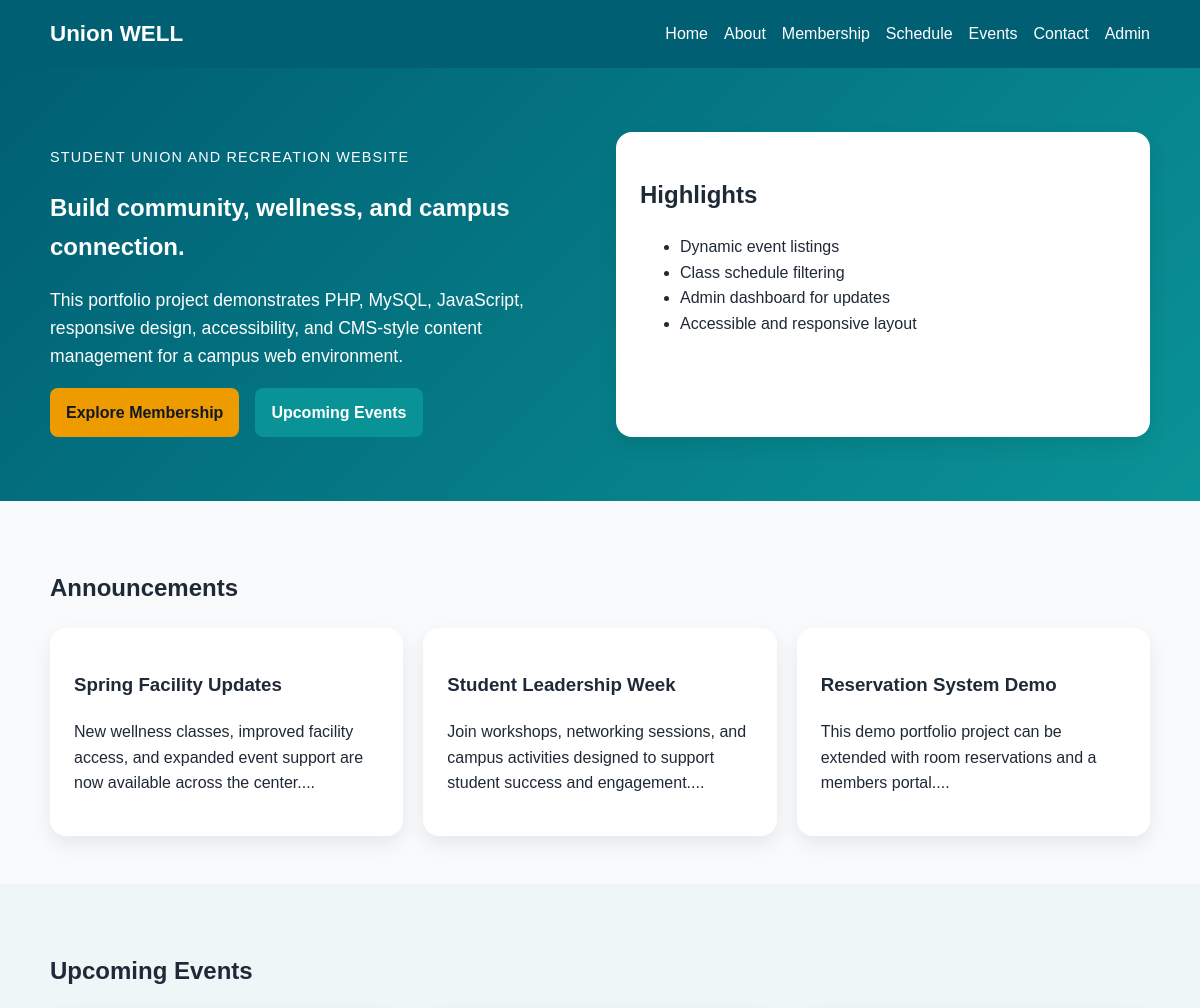
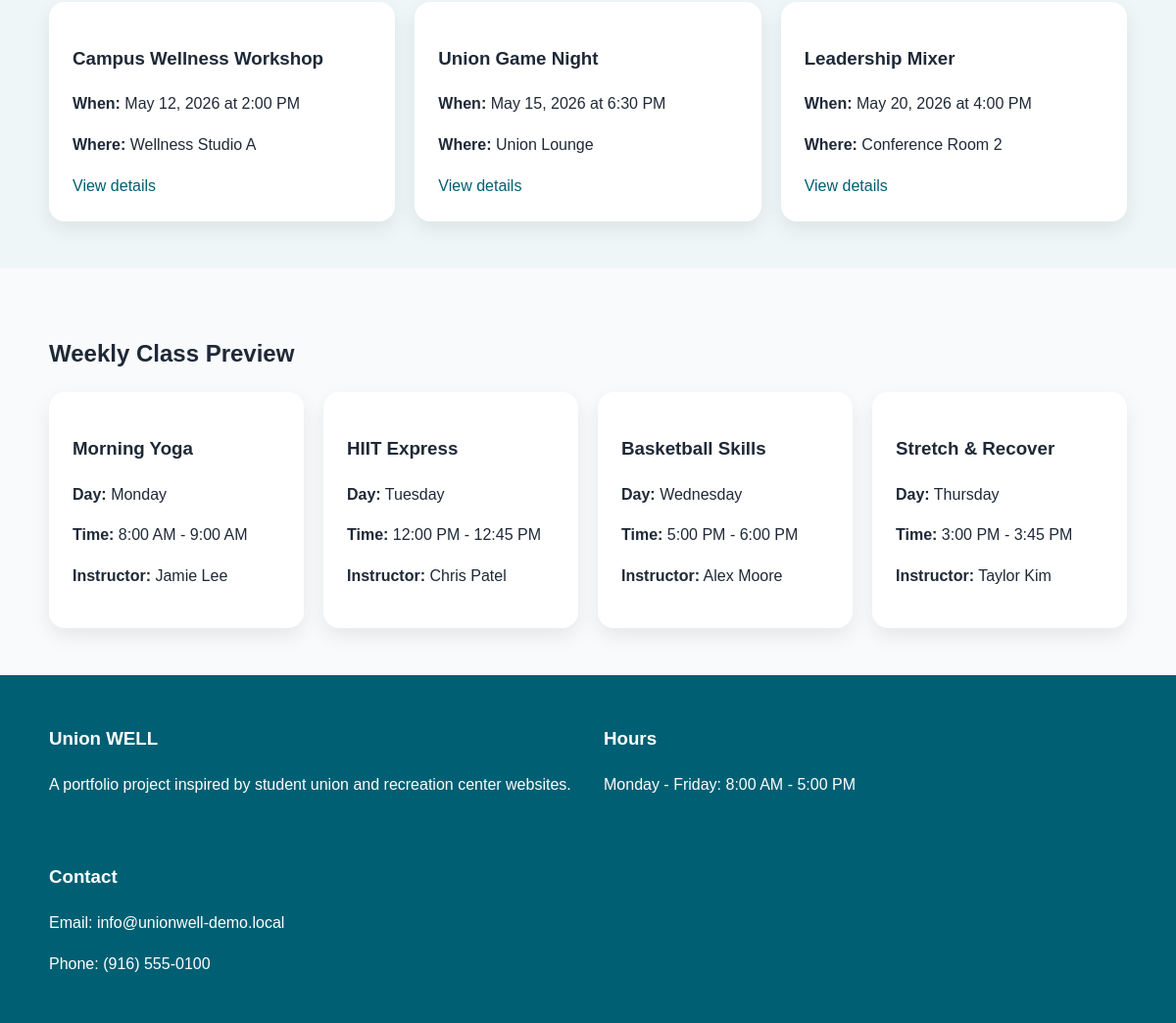
The page / on the database its author committed (2 pictures, top to bottom).
### tables this page shows
CREATE TABLE announcements (
    id INT AUTO_INCREMENT PRIMARY KEY,
    title VARCHAR(150) NOT NULL,
    body TEXT NOT NULL,
    created_at TIMESTAMP DEFAULT CURRENT_TIMESTAMP
);

CREATE TABLE events (
    id INT AUTO_INCREMENT PRIMARY KEY,
    title VARCHAR(150) NOT NULL,
    description TEXT NOT NULL,
    location VARCHAR(150) NOT NULL,
    event_date DATE NOT NULL,
    event_time TIME NOT NULL,
    image_path VARCHAR(255) DEFAULT NULL,
    created_at TIMESTAMP DEFAULT CURRENT_TIMESTAMP
);

CREATE TABLE classes (
    id INT AUTO_INCREMENT PRIMARY KEY,
    class_name VARCHAR(100) NOT NULL,
    instructor VARCHAR(100) NOT NULL,
    class_day VARCHAR(20) NOT NULL,
    start_time TIME NOT NULL,
    end_time TIME NOT NULL,
    location VARCHAR(100) NOT NULL,
    category VARCHAR(50) NOT NULL
);

### includes/functions.php (called while the page is built, shortened)
<?php
function escape(string $value): string {
    return htmlspecialchars($value, ENT_QUOTES, 'UTF-8');
}
function format_event_datetime(?string $date, ?string $time): string {
    $formattedDate = date('F j, Y', strtotime($date));
    if ($time && $time !== '00:00:00') {
        return $formattedDate . ' at ' . date('g:i A', strtotime($time));
    }
    return $formattedDate;
}
?>

### index.php (the view)
<?php
require_once __DIR__ . '/includes/db.php';
require_once __DIR__ . '/includes/functions.php';
$announcements = $pdo->query('SELECT * FROM announcements ORDER BY created_at DESC LIMIT 3')->fetchAll();
$events = $pdo->query('SELECT * FROM events ORDER BY event_date ASC LIMIT 3')->fetchAll();
$classes = $pdo->query('SELECT * FROM classes ORDER BY FIELD(class_day, "Monday", "Tuesday", "Wednesday", "Thursday", "Friday", "Saturday", "Sunday"), start_time ASC LIMIT 4')->fetchAll();
include __DIR__ . '/includes/header.php';
?>
<section class="hero">
    <div class="container hero-grid">
        <div>
            <p class="eyebrow">Student Union and Recreation Website</p>
            <h1>Build community, wellness, and campus connection.</h1>
            <p class="lead">This portfolio project demonstrates PHP, MySQL, JavaScript, responsive design, accessibility, and CMS-style content management for a campus web environment.</p>
            <div class="hero-actions">
                <a class="btn btn-primary" href="/membership.php">Explore Membership</a>
                <a class="btn btn-secondary" href="/events.php">Upcoming Events</a>
            </div>
        </div>
        <div class="hero-card">
            <h2>Highlights</h2>
            <ul>
                <li>Dynamic event listings</li>
                <li>Class schedule filtering</li>
                <li>Admin dashboard for updates</li>
                <li>Accessible and responsive layout</li>
            </ul>
        </div>
    </div>
</section>
<section class="section">
    <div class="container">
        <h2>Announcements</h2>
        <div class="card-grid">
            <?php foreach ($announcements as $announcement): ?>
                <article class="card">
                    <h3><?= escape($announcement['title']) ?></h3>
                    <p><?= nl2br(escape(substr($announcement['body'], 0, 180))) ?>...</p>
                </article>
            <?php endforeach; ?>
        </div>
    </div>
</section>
<section class="section alt-bg">
    <div class="container">
        <h2>Upcoming Events</h2>
        <div class="card-grid">
            <?php foreach ($events as $event): ?>
                <article class="card">
                    <h3><?= escape($event['title']) ?></h3>
                    <p><strong>When:</strong> <?= escape(format_event_datetime($event['event_date'], $event['event_time'])) ?></p>
                    <p><strong>Where:</strong> <?= escape($event['location']) ?></p>
                    <a href="/event-details.php?id=<?= (int) $event['id'] ?>">View details</a>
                </article>
            <?php endforeach; ?>
        </div>
    </div>
</section>
<section class="section">
    <div class="container">
        <h2>Weekly Class Preview</h2>
        <div class="card-grid">
            <?php foreach ($classes as $class): ?>
                <article class="card">
                    <h3><?= escape($class['class_name']) ?></h3>
                    <p><strong>Day:</strong> <?= escape($class['class_day']) ?></p>
                    <p><strong>Time:</strong> <?= date('g:i A', strtotime($class['start_time'])) ?> - <?= date('g:i A', strtotime($class['end_time'])) ?></p>
                    <p><strong>Instructor:</strong> <?= escape($class['instructor']) ?></p>
                </article>
            <?php endforeach; ?>
        </div>
    </div>
</section>
<?php include __DIR__ . '/includes/footer.php'; ?>

### includes/header.php (shortened to what this page needs)
<!DOCTYPE html>
<html lang="en">
<head>
    <link rel="stylesheet" href="/assets/css/style.css">
</head>
<body>
<header class="site-header">
    <div class="container nav-wrapper">
        <a class="logo" href="/index.php">Union WELL</a>
        <nav class="site-nav" aria-label="Main navigation">
            <ul>
                <li><a href="/index.php">Home</a></li>
                <li><a href="/about.php">About</a></li>
                <li><a href="/membership.php">Membership</a></li>
                <li><a href="/schedule.php">Schedule</a></li>
                <li><a href="/events.php">Events</a></li>
                <li><a href="/contact.php">Contact</a></li>
                <li><a href="/admin/login.php">Admin</a></li>
            </ul>
        </nav>
    </div>
</header>
<main>

### includes/footer.php
</main>
<footer class="site-footer">
    <div class="container footer-grid">
        <div>
            <h3>Union WELL</h3>
            <p>A portfolio project inspired by student union and recreation center websites.</p>
        </div>
        <div>
            <h3>Hours</h3>
            <p>Monday - Friday: 8:00 AM - 5:00 PM</p>
        </div>
        <div>
            <h3>Contact</h3>
            <p>Email: info@unionwell-demo.local</p>
            <p>Phone: (916) 555-0100</p>
        </div>
    </div>
</footer>
</body>
</html>

### assets/css/style.css (style rules this page uses)
:root { --primary: #005f73; --secondary: #0a9396; --accent: #ee9b00; --bg: #f8fafc; --text: #1f2937; --white: #ffffff; --danger: #b91c1c; --border: #dbe4ea; }
* { box-sizing: border-box; }
body { margin: 0; font-family: Arial, sans-serif; color: var(--text); background: var(--bg); line-height: 1.6; }
a { color: var(--primary); text-decoration: none; }
.container { width: min(1100px, 92%); margin: 0 auto; }
.site-header, .site-footer { background: var(--primary); color: var(--white); }
.site-header a, .site-footer a, .logo { color: var(--white); }
.nav-wrapper { display: flex; align-items: center; justify-content: space-between; padding: 1rem 0; }
.logo { font-size: 1.4rem; font-weight: bold; }
.site-nav ul { list-style: none; display: flex; gap: 1rem; margin: 0; padding: 0; }
.hero { background: linear-gradient(135deg, var(--primary), var(--secondary)); color: var(--white); padding: 4rem 0; }
.hero-grid, .two-column, .footer-grid, .admin-layout { display: grid; gap: 2rem; grid-template-columns: repeat(2, minmax(0, 1fr)); }
.hero-card, .card { background: var(--white); color: var(--text); border-radius: 1rem; padding: 1.5rem; box-shadow: 0 8px 20px rgba(0,0,0,0.08); }
.card-grid { display: grid; grid-template-columns: repeat(auto-fit, minmax(240px, 1fr)); gap: 1.25rem; }
.section { padding: 3rem 0; }
.alt-bg { background: #eef6f8; }
.btn { display: inline-block; padding: 0.75rem 1rem; border-radius: 0.5rem; font-weight: bold; border: none; cursor: pointer; }
.btn-primary { background: var(--accent); color: #111827; }
.btn-secondary { background: var(--secondary); color: var(--white); }
.hero-actions { display: flex; gap: 1rem; flex-wrap: wrap; margin-top: 1rem; }
.eyebrow { text-transform: uppercase; letter-spacing: 0.08em; font-size: 0.9rem; }
.lead { font-size: 1.1rem; max-width: 60ch; }
.footer-grid { padding: 2rem 0; }

### rows shown on the page
announcements: title "Spring Facility Updates", body "New wellness classes, improved facility access, and expanded event support are now available across the center."
announcements: title "Student Leadership Week", body "Join workshops, networking sessions, and campus activities designed to support student success and engagement."
announcements: title "Reservation System Demo", body "This demo portfolio project can be extended with room reservations and a members portal."
events: title "Campus Wellness Workshop", event_date+event_time "May 12, 2026 at 2:00 PM", location "Wellness Studio A"
events: title "Union Game Night", event_date+event_time "May 15, 2026 at 6:30 PM", location "Union Lounge"
events: title "Leadership Mixer", event_date+event_time "May 20, 2026 at 4:00 PM", location "Conference Room 2"
classes: class_name "Morning Yoga", class_day "Monday", start_time "8:00 AM", end_time "9:00 AM", instructor "Jamie Lee"
classes: class_name "HIIT Express", class_day "Tuesday", start_time "12:00 PM", end_time "12:45 PM", instructor "Chris Patel"
classes: class_name "Basketball Skills", class_day "Wednesday", start_time "5:00 PM", end_time "6:00 PM", instructor "Alex Moore"
classes: class_name "Stretch & Recover", class_day "Thursday", start_time "3:00 PM", end_time "3:45 PM", instructor "Taylor Kim"
